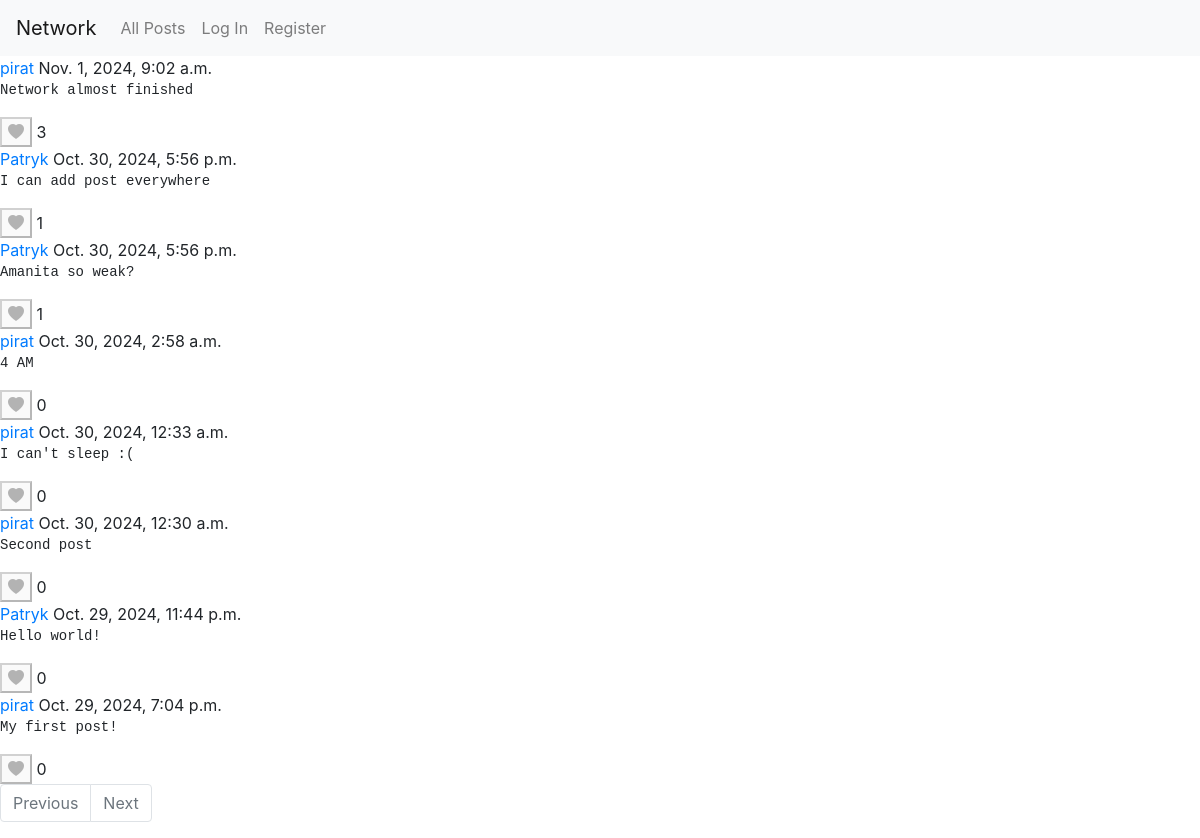
/user/3/followers, run on an earlier commit of the app's database.
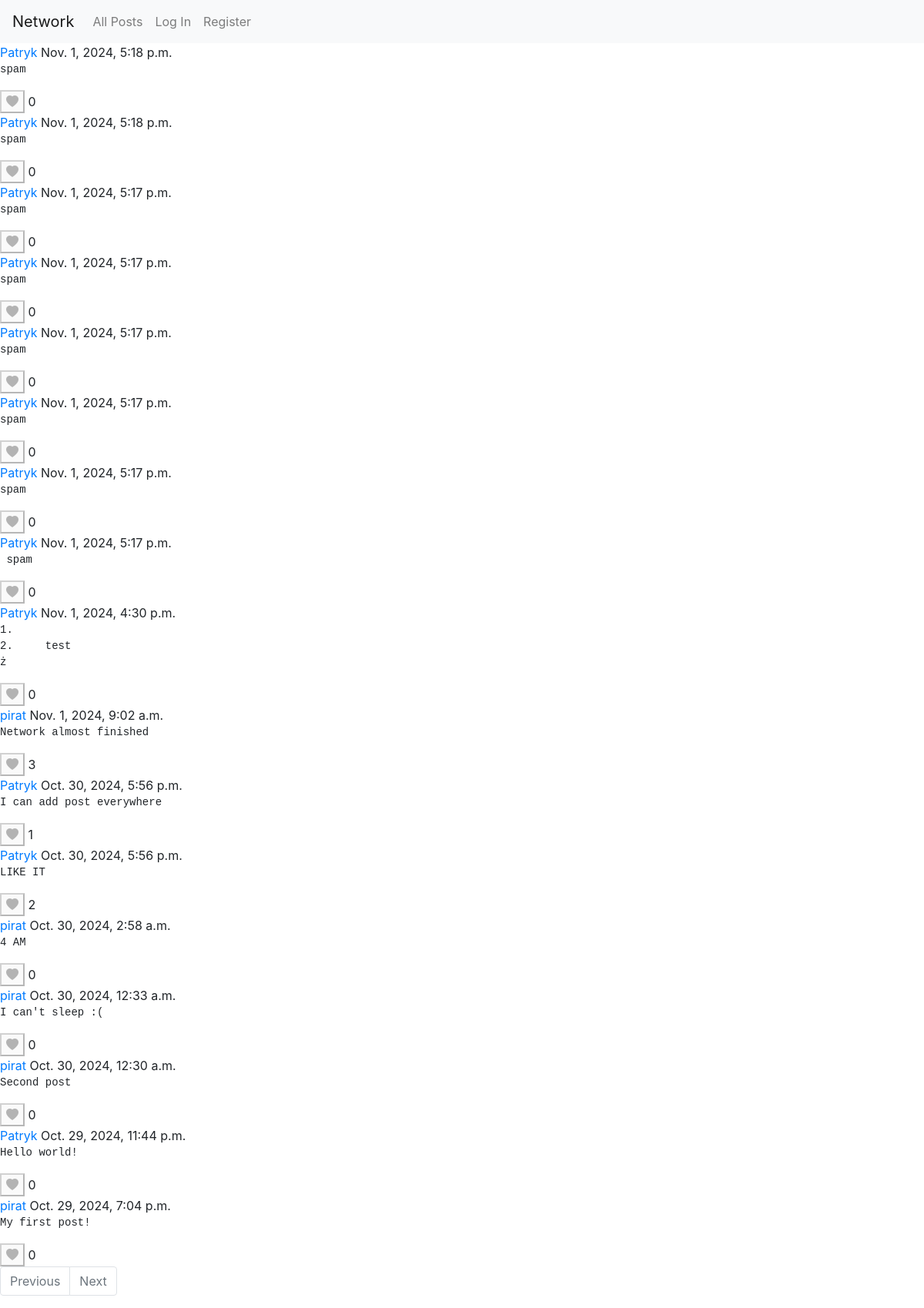
And on a later commit of the database.
### network/models.py (models this page shows, shortened)
class Post(models.Model):
    user = models.ForeignKey(User, on_delete=models.CASCADE, related_name="posts")
    body = models.TextField(blank=True)
    timestamp = models.DateTimeField(auto_now_add=True)
    likes = models.ManyToManyField(User, blank=True, related_name="liked_posts")

class User(AbstractUser):
    following = models.ManyToManyField("self", symmetrical=False, related_name="followers")

### network/views.py (the view)
# urls.py: path("user/<int:id>/followers", views.followers, name="followers"),
def followers(request, id):
    user = User.objects.filter(id=id).first()
    followers = user.followers.all()
    page = Post.objects.filter(user__in=followers).order_by("-timestamp")
    return render(request, "network/index.html", {
        "page_data": page
    })

### network/templates/network/index.html (shortened to what this page needs)
{% extends "network/layout.html" %}
{% load static %}
{% block body %}
<div class="feed">
    {% for post in page_data%}
    <div class="post" data-post-id="{{ post.id }}">
        <a href="{% url "user_profile" post.user.id %}">{{post.user}}</a>
        <span> {{post.timestamp}} </span>
        <pre>{{post.body}}</pre>
        {% if user.is_authenticated %}
            {% if user in post.likes.all %}
                <button class="like-btn" data-post-id="{{ post.id }}"><i class="bi bi-heart-fill"></i></button>
            {% else %}
                <button class="like-btn" data-post-id="{{ post.id }}"><i class="bi bi-heart"></i></button>
            {% endif %}
        {% else %}
        <button id="like-btn-disabled" class="like-btn" disabled ><i class="bi bi-heart-fill"></i></button>
        {% endif %}
        <span class="like-count" data-post-id="{{ post.id }}">{{ post.likes.count }}</span>
    </div>
    {% endfor %}
</div>
<ul class="pagination">
    {% if page_data.has_previous %}
        <a class="page-link" href="/?page={{page_data.previous_page_number}}">Previous</a>
    {% else %}
    <li class="page-item disabled">
        <a class="page-link" tabindex="-1">Previous</a>
    </li>
    {% endif %}
    {% if page_data.has_next %}
        <a class="page-link" id="next-page" href="/?page={{page_data.next_page_number}}">Next</a>
    {% else %}
        <li class="page-item disabled">
            <a class="page-link" >Next</a>
        </li>
    {% endif %}
</ul>
{% endblock %}

What changed in the data, as far as the page shows it:
added Post: user "Patryk", timestamp "Nov. 1, 2024, 5:18 p.m.", body "spam", likes.count "0"
added Post: user "Patryk", timestamp "Nov. 1, 2024, 5:18 p.m.", body "spam", likes.count "0"
added Post: user "Patryk", timestamp "Nov. 1, 2024, 5:17 p.m.", body "spam", likes.count "0"
added Post: user "Patryk", timestamp "Nov. 1, 2024, 5:17 p.m.", body "spam", likes.count "0"
added Post: user "Patryk", timestamp "Nov. 1, 2024, 5:17 p.m.", body "spam", likes.count "0"
added Post: user "Patryk", timestamp "Nov. 1, 2024, 5:17 p.m.", body "spam", likes.count "0"
added Post: user "Patryk", timestamp "Nov. 1, 2024, 5:17 p.m.", body "spam", likes.count "0"
added Post: user "Patryk", timestamp "Nov. 1, 2024, 5:17 p.m.", body "spam", likes.count "0"
added Post: user "Patryk", timestamp "Nov. 1, 2024, 4:30 p.m.", body "1. 2. test ż", likes.count "0"
changed Post: body "Amanita so weak?" → "LIKE IT"; likes.count "1" → "2"
